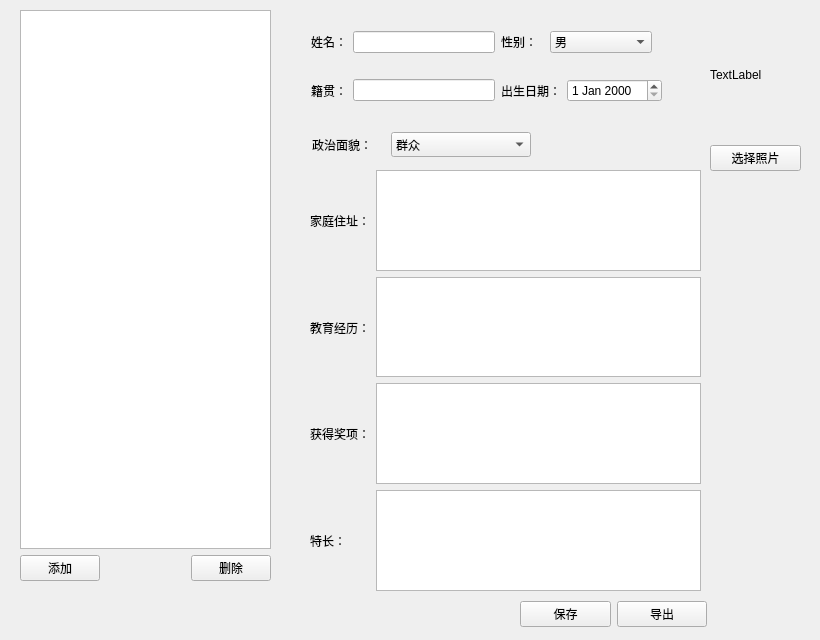
<?xml version="1.0" encoding="UTF-8"?>
<ui version="4.0">
 <class>Widget</class>
 <widget class="QWidget" name="Widget">
  <property name="geometry">
   <rect>
    <x>0</x>
    <y>0</y>
    <width>820</width>
    <height>640</height>
   </rect>
  </property>
  <property name="sizePolicy">
   <sizepolicy hsizetype="Fixed" vsizetype="Fixed">
    <horstretch>0</horstretch>
    <verstretch>0</verstretch>
   </sizepolicy>
  </property>
  <property name="minimumSize">
   <size>
    <width>820</width>
    <height>640</height>
   </size>
  </property>
  <property name="maximumSize">
   <size>
    <width>820</width>
    <height>640</height>
   </size>
  </property>
  <property name="windowTitle">
   <string>成员档案管理系统</string>
  </property>
  <widget class="QWidget" name="layoutWidget">
   <property name="geometry">
    <rect>
     <x>20</x>
     <y>10</y>
     <width>251</width>
     <height>571</height>
    </rect>
   </property>
   <layout class="QVBoxLayout" name="verticalLayout">
    <item>
     <widget class="QListWidget" name="listWidget">
      <property name="dragEnabled">
       <bool>true</bool>
      </property>
     </widget>
    </item>
    <item>
     <layout class="QHBoxLayout" name="horizontalLayout">
      <item>
       <widget class="QPushButton" name="addButton">
        <property name="text">
         <string>添加</string>
        </property>
       </widget>
      </item>
      <item>
       <spacer name="horizontalSpacer">
        <property name="orientation">
         <enum>Qt::Orientation::Horizontal</enum>
        </property>
        <property name="sizeHint" stdset="0">
         <size>
          <width>20</width>
          <height>10</height>
         </size>
        </property>
       </spacer>
      </item>
      <item>
       <widget class="QPushButton" name="deleteButton">
        <property name="text">
         <string>删除</string>
        </property>
       </widget>
      </item>
     </layout>
    </item>
   </layout>
  </widget>
  <widget class="QWidget" name="layoutWidget">
   <property name="geometry">
    <rect>
     <x>710</x>
     <y>10</y>
     <width>91</width>
     <height>161</height>
    </rect>
   </property>
   <layout class="QVBoxLayout" name="verticalLayout_3">
    <item>
     <widget class="QLabel" name="label_10">
      <property name="text">
       <string>TextLabel</string>
      </property>
     </widget>
    </item>
    <item>
     <widget class="QPushButton" name="headshotSelectButton">
      <property name="text">
       <string>选择照片</string>
      </property>
     </widget>
    </item>
   </layout>
  </widget>
  <widget class="QWidget" name="layoutWidget">
   <property name="geometry">
    <rect>
     <x>311</x>
     <y>11</y>
     <width>391</width>
     <height>111</height>
    </rect>
   </property>
   <layout class="QGridLayout" name="gridLayout">
    <item row="1" column="0">
     <layout class="QHBoxLayout" name="horizontalLayout_4">
      <item>
       <widget class="QLabel" name="label_2">
        <property name="text">
         <string>籍贯：</string>
        </property>
       </widget>
      </item>
      <item>
       <widget class="QLineEdit" name="lineEdit_2"/>
      </item>
     </layout>
    </item>
    <item row="0" column="1">
     <layout class="QHBoxLayout" name="horizontalLayout_3">
      <item>
       <widget class="QLabel" name="label_3">
        <property name="text">
         <string>性别：</string>
        </property>
       </widget>
      </item>
      <item>
       <widget class="QComboBox" name="comboBox">
        <item>
         <property name="text">
          <string>男</string>
         </property>
        </item>
        <item>
         <property name="text">
          <string>女</string>
         </property>
        </item>
        <item>
         <property name="text">
          <string>沃尔玛塑料袋</string>
         </property>
        </item>
       </widget>
      </item>
      <item>
       <spacer name="horizontalSpacer_2">
        <property name="orientation">
         <enum>Qt::Orientation::Horizontal</enum>
        </property>
        <property name="sizeType">
         <enum>QSizePolicy::Policy::Fixed</enum>
        </property>
        <property name="sizeHint" stdset="0">
         <size>
          <width>50</width>
          <height>20</height>
         </size>
        </property>
       </spacer>
      </item>
     </layout>
    </item>
    <item row="0" column="0">
     <layout class="QHBoxLayout" name="horizontalLayout_2">
      <item>
       <widget class="QLabel" name="label">
        <property name="text">
         <string>姓名：</string>
        </property>
       </widget>
      </item>
      <item>
       <widget class="QLineEdit" name="lineEdit"/>
      </item>
     </layout>
    </item>
    <item row="1" column="1">
     <layout class="QHBoxLayout" name="horizontalLayout_5">
      <item>
       <widget class="QLabel" name="label_4">
        <property name="text">
         <string>出生日期：</string>
        </property>
       </widget>
      </item>
      <item>
       <widget class="QDateEdit" name="dateEdit"/>
      </item>
      <item>
       <spacer name="horizontalSpacer_3">
        <property name="orientation">
         <enum>Qt::Orientation::Horizontal</enum>
        </property>
        <property name="sizeHint" stdset="0">
         <size>
          <width>40</width>
          <height>20</height>
         </size>
        </property>
       </spacer>
      </item>
     </layout>
    </item>
   </layout>
  </widget>
  <widget class="QWidget" name="layoutWidget">
   <property name="geometry">
    <rect>
     <x>310</x>
     <y>170</y>
     <width>391</width>
     <height>421</height>
    </rect>
   </property>
   <layout class="QHBoxLayout" name="horizontalLayout_7">
    <item>
     <layout class="QVBoxLayout" name="verticalLayout_2">
      <item>
       <widget class="QLabel" name="label_6">
        <property name="text">
         <string>家庭住址：</string>
        </property>
       </widget>
      </item>
      <item>
       <widget class="QLabel" name="label_7">
        <property name="text">
         <string>教育经历：</string>
        </property>
       </widget>
      </item>
      <item>
       <widget class="QLabel" name="label_8">
        <property name="text">
         <string>获得奖项：</string>
        </property>
       </widget>
      </item>
      <item>
       <widget class="QLabel" name="label_9">
        <property name="text">
         <string>特长：</string>
        </property>
       </widget>
      </item>
     </layout>
    </item>
    <item>
     <layout class="QVBoxLayout" name="verticalLayout_4">
      <item>
       <widget class="QTextEdit" name="textEdit_2"/>
      </item>
      <item>
       <widget class="QTextEdit" name="textEdit_3"/>
      </item>
      <item>
       <widget class="QTextEdit" name="textEdit_4"/>
      </item>
      <item>
       <widget class="QTextEdit" name="textEdit_5"/>
      </item>
     </layout>
    </item>
   </layout>
  </widget>
  <widget class="QWidget" name="layoutWidget">
   <property name="geometry">
    <rect>
     <x>312</x>
     <y>131</y>
     <width>219</width>
     <height>27</height>
    </rect>
   </property>
   <layout class="QHBoxLayout" name="horizontalLayout_6">
    <item>
     <widget class="QLabel" name="label_5">
      <property name="text">
       <string>政治面貌：</string>
      </property>
     </widget>
    </item>
    <item>
     <widget class="QComboBox" name="comboBox_2">
      <property name="sizePolicy">
       <sizepolicy hsizetype="Fixed" vsizetype="Preferred">
        <horstretch>50</horstretch>
        <verstretch>0</verstretch>
       </sizepolicy>
      </property>
      <property name="minimumSize">
       <size>
        <width>140</width>
        <height>25</height>
       </size>
      </property>
      <property name="maximumSize">
       <size>
        <width>140</width>
        <height>25</height>
       </size>
      </property>
      <item>
       <property name="text">
        <string>群众</string>
       </property>
      </item>
      <item>
       <property name="text">
        <string>共青团员</string>
       </property>
      </item>
      <item>
       <property name="text">
        <string>中国共产党党员</string>
       </property>
      </item>
     </widget>
    </item>
   </layout>
  </widget>
  <widget class="QWidget" name="">
   <property name="geometry">
    <rect>
     <x>520</x>
     <y>600</y>
     <width>187</width>
     <height>29</height>
    </rect>
   </property>
   <layout class="QHBoxLayout" name="horizontalLayout_8">
    <item>
     <widget class="QPushButton" name="saveButton">
      <property name="text">
       <string>保存</string>
      </property>
     </widget>
    </item>
    <item>
     <widget class="QPushButton" name="exportButton">
      <property name="text">
       <string>导出</string>
      </property>
     </widget>
    </item>
   </layout>
  </widget>
 </widget>
 <resources/>
 <connections/>
</ui>
